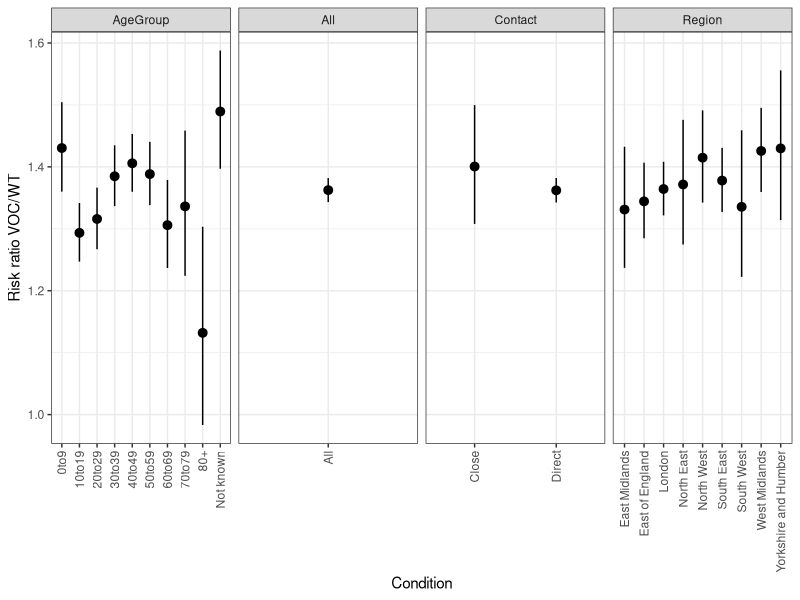
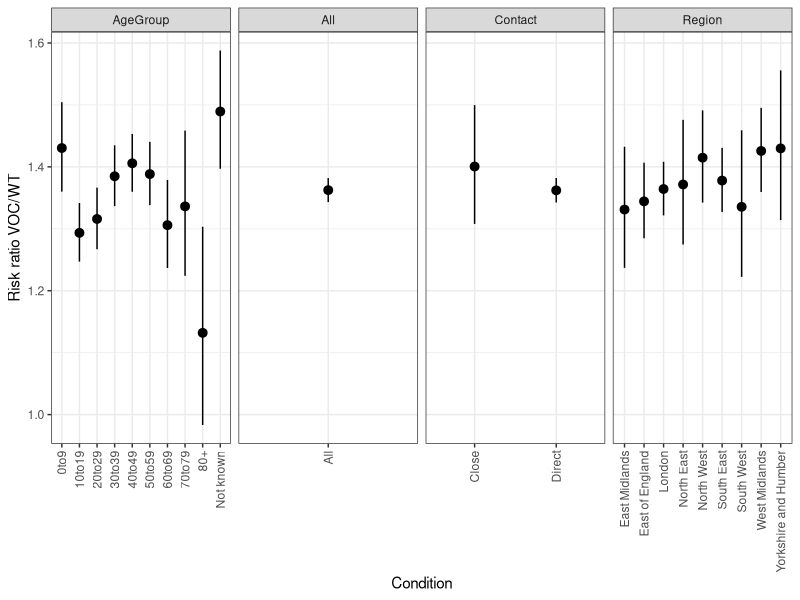

These charts were generated, in order, by the following R code:
## ---- chunk 1
library(tidyverse)
library(epitools)

data <- read_csv("sgtf_data.csv")


new<-data %>% pivot_longer(-c(Type,TypeValue)) %>% separate(name,into=c("partition","value_type")) %>% filter(value_type!="percentbecomingcases")%>% filter(partition!="total") %>% pivot_wider(names_from="value_type") %>% mutate(contactsnotbecomingcases = allcontacts-contactsbecomingcases) %>% select(-allcontacts) %>% pivot_longer(c(contactsbecomingcases,contactsnotbecomingcases))%>% pivot_wider() 

voc = new %>% filter(partition=="voc") %>% select(-partition)
wt = new %>% filter(partition=="wt") %>% select(-partition)

both <- inner_join(voc,wt,by=c("Type","TypeValue"),suffix=c("_voc","_wt") ) %>% select(Type,TypeValue,contactsnotbecomingcases_wt,contactsbecomingcases_wt,contactsnotbecomingcases_voc, contactsbecomingcases_voc)%>% nest_by(Type,TypeValue) 


make_matrix <- function(df) {
 df=unlist(df)
 mat = t(matrix(df,ncol=2))
}

make_rr <- function(mat) {
rr= riskratio(mat)
  results = rr$measure[2,]
  return(results)
}

both

matrices = lapply(both$data,make_matrix)
rrs = lapply(matrices,make_rr)

both<-bind_cols(both,bind_rows(rrs))

ggplot(both,aes(x=TypeValue,ymin=lower,ymax=upper,y=estimate))+geom_pointrange()+facet_grid(.~Type,scales="free_x") +labs(y="Risk ratio VOC/WT",x="Condition")+theme_bw()+ theme(axis.text.x = element_text(angle = 90, vjust = 0.5, hjust=1))

ggsave("rrs.png",width=6,height=6)
